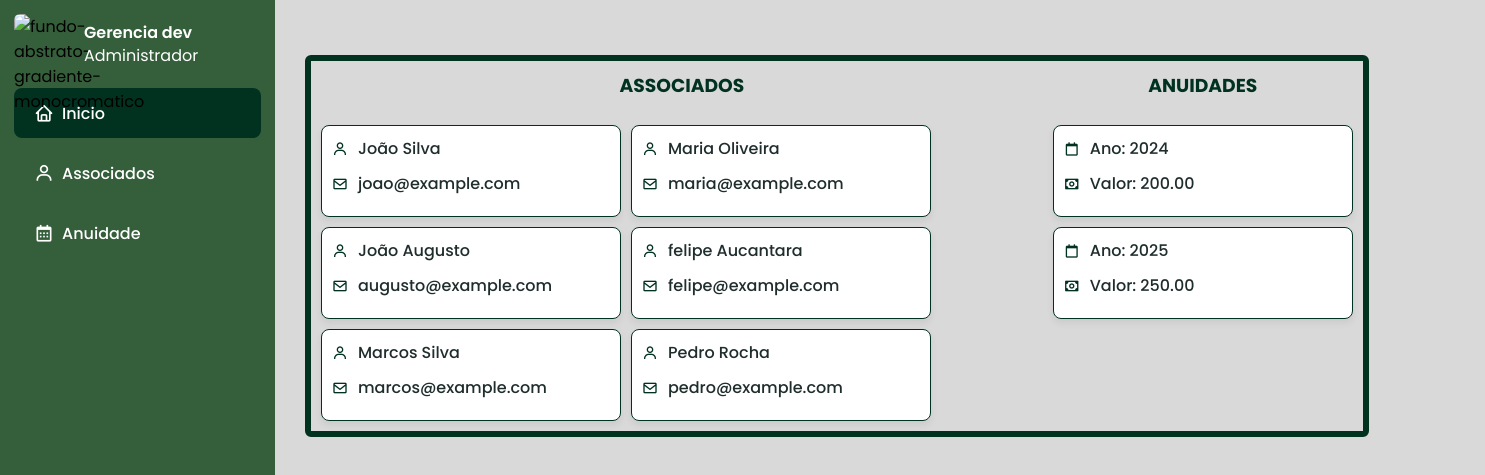
The page / on the database its author committed.
### tables this page shows
CREATE TABLE IF NOT EXISTS associado (
    id INT AUTO_INCREMENT PRIMARY KEY,
    name VARCHAR(100) NOT NULL,
    email VARCHAR(100) NOT NULL,
    cpf VARCHAR(11) NOT NULL
);

CREATE TABLE IF NOT EXISTS anuidade (
    id INT AUTO_INCREMENT PRIMARY KEY,
    a_year INT NOT NULL,
    a_value DECIMAL(10, 2) NOT NULL
);

### includes/associado.inc.php (called while the page is built, shortened)
<?php
    function getAssociados(){
        global $pdo;
        $query = "SELECT * FROM associado";
        $statement = $pdo->prepare($query);
        $statement->execute();
        $associados = $statement->fetchAll(PDO::FETCH_ASSOC);
        return $associados;
    }

### includes/anuidade.inc.php (called while the page is built, shortened)
<?php
function getAnuidades(){
    global $pdo;
    $query = "SELECT * FROM anuidade";
    $statement = $pdo->prepare($query);
    $statement->execute();
    $anuidades = $statement->fetchAll(PDO::FETCH_ASSOC);
    return $anuidades;
}

### html/inicio.php (the view)
<?php
$associados = getAssociados();
$anuidades = getAnuidades();
?>
<div class="panel-inicio">
    <div class="panel-title">
        <h3 class="titulo-panel">ASSOCIADOS</h3>
        <br>
        <div class="listagens">
            <?php if (!empty($associados)) : ?>
                <?php foreach ($associados as $a) : ?>
                    <div class="associado-card">
                        <div class="associado-content">
                            <i class='bx bx-user icon-user'></i>
                            <span class="nome"><?= htmlspecialchars($a['name']); ?></span>
                        </div>
                        <div class="associado-content">
                            <i class='bx bx-envelope icon-email' ></i>
                            <span class="email"><?= htmlspecialchars($a['email']); ?></span>
                        </div>
                    </div>
                <?php endforeach; ?>
            <?php else : ?>
                <p>Nenhum associado encontrado.</p>
            <?php endif; ?>
        </div>
    </div>
    <div class="panel-title">
        <h3 class="titulo-panel">ANUIDADES</h3>
        <br>
        <div class="listagens">
            <?php if (!empty($anuidades)) : ?>
                <?php foreach ($anuidades as $a) : ?>
                    <div class="associado-card">
                        <div class="associado-content">
                            <i class='bx bx-calendar-alt icon-user'></i>
                            <span class="nome">Ano: <?= htmlspecialchars($a['a_year']); ?></span>
                        </div>
                        <div class="associado-content">
                            <i class='bx bx-money icon-email' ></i>
                            <span class="email">Valor: <?= htmlspecialchars($a['a_value']); ?></span>
                        </div>
                    </div>
                <?php endforeach; ?>
            <?php else : ?>
                <p>Ainda não há anuidades.</p>
            <?php endif; ?>
        </div>
    </div>
    </div>
</div>

### index.php (shortened to what this page needs)
<?php
    include_once 'includes/bdh.inc.php';
    include_once 'includes/associado.inc.php';
    include_once 'includes/anuidade.inc.php';
    $navegacao = $_GET['navegacao'] ?? '';
?>
<!DOCTYPE html>
<html lang="en">
    <head>
        <link href='https://unpkg.com/boxicons@2.1.4/css/boxicons.min.css' rel='stylesheet'>
        <link rel="stylesheet" href="./css/main.css">
    </head>
    <body>
        <nav class="sidebar">
        </nav>
        <section class="panel">
            <div class="panel-info">
                <br>
               <?php
                    if($navegacao == "cadastro_associado"){
                        require './html/associadoform.php';
                        echo '<br>';
                    }else if($navegacao == "cadastro_anuidade"){
                        require './html/anuidadeform.php';
                        echo '<br>';
                    }else{
                        require './html/inicio.php';
                        echo '<br>';
                    }
               ?>
               <br>
        </section>
    </body>
</html>

### css/main.css (style rules this page uses)
* { font-family: 'Poppins', sans-serif; padding: 0; margin: 0; box-sizing: border-box; }
:root { --body-color: #D9D9D9; --sidebar-color: #355E3B; --primary-color: #8a9a5b; --toggle-color: #1F2D2C; --text-color: #fff; --selection-color: #013220; --tran-01: all 0.1 ease; --tran-02: all 0.2 ease; --tran-03: all 0.3 ease; --tran-04: all 0.4 ease; --tran-05: all 0.5 ease; }
body { width: 100%; height: 100%; background: var(--body-color); }
html { width: 100%; height: 100vh; }
.sidebar { position: absolute; top: 0; left: 0; height: 100%; width: 275px; padding: 10px 14px; background: var(--sidebar-color); }
.sidebar header { position: relative; }
.sidebar .image-text { display: flex; align-items: center; }
.sidebar .image-text .image { width: 60px; height: 60px; border-radius: 6px; }
.sidebar header .image-text .header-text { display: flex; padding: 10px; flex-direction: column; color: var(--text-color); }
.header-text .name { font-weight: 600; }
.header-text .professional { margin-top: -2px; }
.sidebar li { height: 50px; margin-top: 10px; list-style: none; display: flex; align-items: center; padding: 0 10px; border-radius: 8px; transition: var(--tran-05); }
.sidebar li a { display: flex; align-items: center; text-decoration: none; color: var(--text-color); width: 100%; padding: 10px; }
.sidebar li .icon { font-size: 20px; margin-right: 8px; transition: var(--tran-05); }
.sidebar li .text { font-weight: 500; transition: var(--tran-05); }
.sidebar li.active { background: var(--selection-color); color: var(--text-color); }
.sidebar li.active .icon, .sidebar li.active .text { color: var(--text-color); }
.panel { height: 100vh; position: relative; left: 275px; background: var(--body-color); }
.panel { padding: 20px 20px; }
.panel-inicio { padding: 10px; border: 6px solid; border-radius: 6px; width: 100%; color: var(--selection-color); }
.panel-inicio { display: flex; justify-content: space-between; gap: 10px; }
.panel-info { background-color: var(--body-color); padding: 10px; border-radius: 5px; width: 75%; text-align: center; }
.titulo-panel { margin: 0; }
.listagens { display: flex; flex-wrap: wrap; gap: 10px; }
.associado-card { background-color: var(--text-color); border: 1px solid var(--selection-color); border-radius: 8px; padding: 10px; width: 300px; box-shadow: 0 4px 6px rgba(97, 84, 84, 0.1); transition: transform 0.3s ease; text-decoration: none; }
.associado-content { display: flex; align-items: center; gap: 10px; margin-bottom: 10px; }
.icon-user, .icon-email { font-size: 16px; }
.nome, .email { font-size: 16px; font-weight: 500; color: var(--toggle-color); }

### rows shown on the page
associado: name "João Silva", email "joao@example.com"
associado: name "Maria Oliveira", email "maria@example.com"
associado: name "João Augusto", email "augusto@example.com"
associado: name "felipe Aucantara", email "felipe@example.com"
associado: name "Marcos Silva", email "marcos@example.com"
associado: name "Pedro Rocha", email "pedro@example.com"
anuidade: a_year "2024", a_value "200.00"
anuidade: a_year "2025", a_value "250.00"
